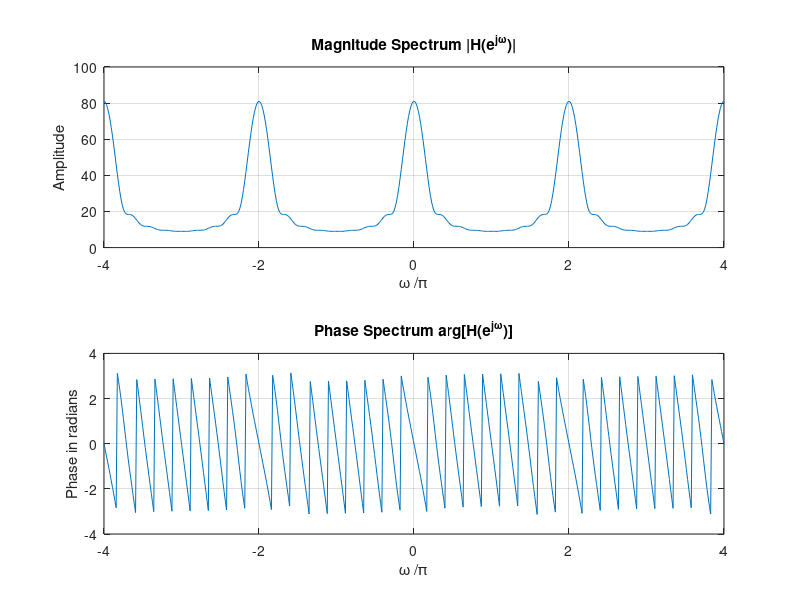

Write the MATLAB code that produced this figure.
% Program P3_1
% Evaluation of the DTFT
clf;
% Compute the frequency samples of the DTFT
w = -4*pi:8*pi/511:4*pi;
num = [2 1];
den = [1 -0.6];
h = freqz(num, den, w);
% Plot the DTFT
subplot(2,1,1)
plot(w/pi,real(h));grid
title('Real part of H(e^{j\omega})')
xlabel('\omega /\pi');
ylabel('Amplitude');
subplot(2,1,2)
plot(w/pi,imag(h));grid
title('Imaginary part of H(e^{j\omega})')
xlabel('\omega /\pi');
ylabel('Amplitude');
pause
subplot(2,1,1)
plot(w/pi,abs(h));grid
title('Magnitude Spectrum |H(e^{j\omega})|')
xlabel('\omega /\pi');
ylabel('Amplitude');
subplot(2,1,2)
plot(w/pi,angle(h));grid
title('Phase Spectrum arg[H(e^{j\omega})]')
xlabel('\omega /\pi');
ylabel('Phase in radians');

%% Q3.3
% Program P3_1
% Evaluation of the DTFT
clf;
% Compute the frequency samples of the DTFT
N = 512;
w = -4*pi:8*pi/511:4*pi;
num = [0.7 -0.5 0.3 1];
den = [1 0.3 -0.5 0.7];
[h ,v]= freqz(num, den, N);
% Plot the DTFT
subplot(2,1,1)
plot(w/pi,real(h));grid
title('Real part of H(e^{j\omega})')
xlabel('\omega /\pi');
ylabel('Amplitude');
subplot(2,1,2)
plot(w/pi,imag(h));grid
title('Imaginary part of H(e^{j\omega})')
xlabel('\omega /\pi');
ylabel('Amplitude');
pause
subplot(2,1,1)
plot(w/pi,abs(h));grid
title('Magnitude Spectrum |H(e^{j\omega})|')
xlabel('\omega /\pi');
ylabel('Amplitude');
subplot(2,1,2)
plot(w/pi,unwrap(angle(h)));grid % desi se skok jer angle koristi tan - to se popravi sa unwrap
title('Phase Spectrum arg[H(e^{j\omega})]')
xlabel('\omega /\pi');
ylabel('Phase in radians');

%% q3.4
% Program P3_1
% Evaluation of the DTFT
clf;
% Compute the frequency samples of the DTFT
w = -4*pi:8*pi/511:4*pi;
num = [1 3 5 7 9 11 13 15 17]; % sekvenca iz postavke
den = 1; % denumerator je sada samo 1, jer ne dijelimo nista
h = freqz(num, den, w);
% Plot the DTFT
subplot(2,1,1)
plot(w/pi,real(h));grid
title('Real part of H(e^{j\omega})')
xlabel('\omega /\pi');
ylabel('Amplitude');
subplot(2,1,2)
plot(w/pi,imag(h));grid
title('Imaginary part of H(e^{j\omega})')
xlabel('\omega /\pi');
ylabel('Amplitude');
pause
subplot(2,1,1)
plot(w/pi,abs(h));grid
title('Magnitude Spectrum |H(e^{j\omega})|')
xlabel('\omega /\pi');
ylabel('Amplitude');
subplot(2,1,2)
plot(w/pi,angle(h));grid % alternativno za stepene umjesto rad: 180*angle(h)/pi
title('Phase Spectrum arg[H(e^{j\omega})]')
xlabel('\omega /\pi');
ylabel('Phase in radians');

